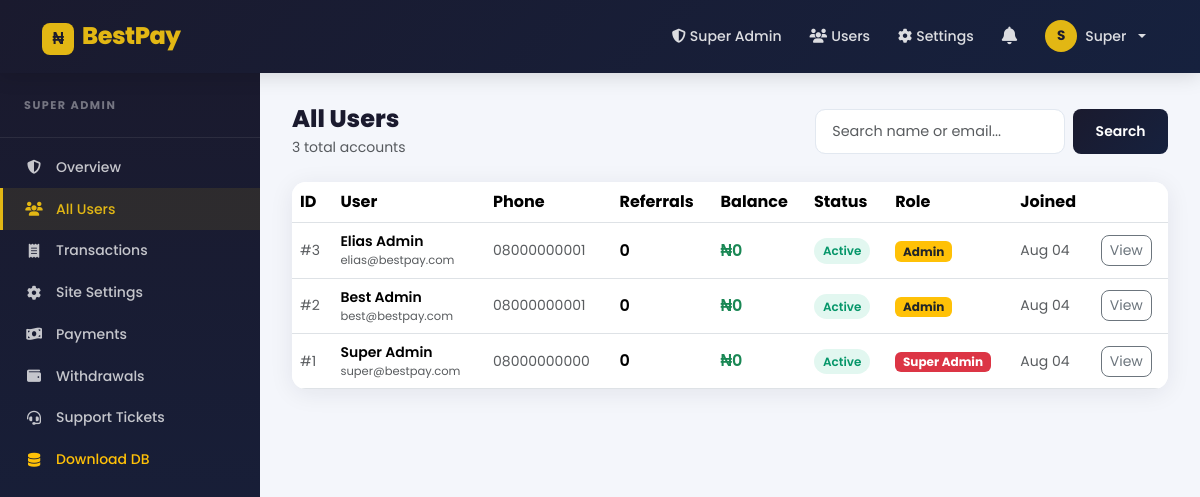
The page /super/users (signed in) on the database its author committed.
### app/models.py (models this page shows, shortened)
class User(UserMixin, db.Model):
    __tablename__ = "users"
    id = db.Column(db.Integer, primary_key=True)
    email = db.Column(db.String(150), unique=True, nullable=False)
    display_name = db.Column(db.String(100), nullable=False)
    phone = db.Column(db.String(20), nullable=True)
    password = db.Column(db.String(256), nullable=False)
    referral_code = db.Column(db.String(20), unique=True, nullable=False, default=generate_referral_code)
    referred_by = db.Column(db.String(20), nullable=True)
    balance = db.Column(db.Float, default=0.0)
    referral_count = db.Column(db.Integer, default=0)
    registration_fee_paid = db.Column(db.Boolean, default=False)
    is_approved = db.Column(db.Boolean, default=False)
    payment_submitted = db.Column(db.Boolean, default=False)
    is_admin = db.Column(db.Boolean, default=False)
    is_super_admin = db.Column(db.Boolean, default=False)
    milestone_3_paid = db.Column(db.Boolean, default=False)
    created_at = db.Column(db.DateTime, default=datetime.utcnow)
    transactions = db.relationship("Transaction", foreign_keys="Transaction.user_id", backref="user", lazy=True)
    withdrawals = db.relationship("Withdrawal", foreign_keys="Withdrawal.user_id", backref="user", lazy=True)
    support_tickets = db.relationship("SupportTicket", foreign_keys="SupportTicket.user_id", backref="user", lazy=True)
    notifications = db.relationship("Notification", foreign_keys="Notification.user_id", backref="user", lazy=True)
    def get_unread_notification_count(self):
        return Notification.query.filter_by(user_id=self.id, is_read=False).count()

### app/routes/super_admin.py (the view)
@super_admin_bp.route("/users")
@login_required
@super_admin_required
def users():
    page = request.args.get("page", 1, type=int)
    search = request.args.get("q", "")
    query = User.query
    if search:
        query = query.filter(
            (User.email.ilike(f"%{search}%")) | (User.display_name.ilike(f"%{search}%"))
        )
    users_page = query.order_by(User.created_at.desc()).paginate(page=page, per_page=25)
    return render_template("super_admin/users.html", users=users_page, search=search)

### app/helpers.py (called while the page is built)
def super_admin_required(f):
    @wraps(f)
    def decorated(*args, **kwargs):
        if not current_user.is_authenticated:
            abort(401)
        if not current_user.is_super_admin:
            abort(403)
        return f(*args, **kwargs)
    return decorated

### templates/super_admin/users.html (shortened to what this page needs)
{% extends "super_admin/layout.html" %}
{% block super_admin_content %}
<div class="d-flex align-items-center justify-content-between mb-4 flex-wrap gap-2">
  <div>
    <h4 class="fw-800 mb-1">All Users</h4>
    <p class="text-muted mb-0 small">{{ users.total }} total accounts</p>
  </div>
  <form class="d-flex gap-2" method="GET">
    <input type="text" class="form-control form-control-sm" name="q" value="{{ search }}" placeholder="Search name or email..." style="width:250px">
    <button type="submit" class="btn btn-sm btn-primary rounded-3">Search</button>
  </form>
</div>
<div class="bp-card">
  <div class="table-responsive">
    <table class="table align-middle mb-0">
      <thead>
        <tr><th>ID</th><th>User</th><th>Phone</th><th>Referrals</th><th>Balance</th><th>Status</th><th>Role</th><th>Joined</th><th></th></tr>
      </thead>
      <tbody>
        {% for u in users.items %}
        <tr>
          <td class="text-muted small">#{{ u.id }}</td>
          <td>
            <div class="fw-600 small">{{ u.display_name }}</div>
            <div class="text-muted" style="font-size:0.72rem">{{ u.email }}</div>
          </td>
          <td class="small text-muted">{{ u.phone or '—' }}</td>
          <td class="fw-600">{{ u.referral_count }}</td>
          <td class="fw-600 text-success">₦{{ "{:,.0f}".format(u.balance) }}</td>
          <td>
            {% if u.is_approved %}<span class="badge-status badge-approved">Active</span>
            {% elif u.payment_submitted %}<span class="badge-status badge-pending">Pending Pay</span>
            {% else %}<span class="badge-status badge-closed">Inactive</span>{% endif %}
          </td>
          <td>
            {% if u.is_super_admin %}<span class="badge bg-danger">Super Admin</span>
            {% elif u.is_admin %}<span class="badge bg-warning text-dark">Admin</span>
            {% else %}<span class="badge bg-secondary-subtle text-secondary">User</span>{% endif %}
          </td>
          <td class="small text-muted">{{ u.created_at.strftime('%b %d') }}</td>
          <td>
            <a href="{{ url_for('super_admin.user_detail', user_id=u.id) }}" class="btn btn-sm btn-outline-secondary rounded-3">View</a>
          </td>
        </tr>
        {% endfor %}
      </tbody>
    </table>
  </div>
</div>
{% endblock %}

### templates/base.html (shortened to what this page needs)
<!DOCTYPE html>
<html lang="en">
<head>
  <link href="https://cdn.jsdelivr.net/npm/bootstrap@5.3.3/dist/css/bootstrap.min.css" rel="stylesheet" />
  <link rel="stylesheet" href="https://cdnjs.cloudflare.com/ajax/libs/font-awesome/6.5.2/css/all.min.css" />
  <link rel="stylesheet" href="{{ url_for('static', filename='css/style.css') }}" />
</head>
<body>
<nav class="navbar navbar-expand-lg navbar-dark bp-navbar sticky-top">
  <div class="container">
    <a class="navbar-brand fw-800" href="{{ url_for('main.index') }}">
      <span class="brand-icon">₦</span> BestPay
    </a>
    <div class="collapse navbar-collapse" id="navMain">
      <ul class="navbar-nav ms-auto align-items-lg-center gap-lg-1">
        {% if current_user.is_authenticated %}
          {% if current_user.is_super_admin %}
            <li class="nav-item"><a class="nav-link" href="{{ url_for('super_admin.index') }}"><i class="fa fa-shield-halved me-1"></i>Super Admin</a></li>
            <li class="nav-item"><a class="nav-link" href="{{ url_for('super_admin.users') }}"><i class="fa fa-users me-1"></i>Users</a></li>
            <li class="nav-item"><a class="nav-link" href="{{ url_for('super_admin.settings') }}"><i class="fa fa-gear me-1"></i>Settings</a></li>
          {% endif %}
          {% set unread_count = current_user.get_unread_notification_count() %}
          <li class="nav-item dropdown">
            <a class="nav-link position-relative" href="#" role="button" data-bs-toggle="dropdown" id="notifDropdown">
            </a>
              {% set recent_notifs = current_user.notifications | sort(attribute='created_at', reverse=True) %}
          </li>
          <li class="nav-item dropdown">
            <a class="nav-link dropdown-toggle d-flex align-items-center gap-2" href="#" role="button" data-bs-toggle="dropdown">
              <span class="avatar-sm">{{ current_user.display_name[0].upper() }}</span>
              <span class="d-none d-lg-inline">{{ current_user.display_name.split()[0] }}</span>
            </a>
          </li>
        {% else %}
          <li class="nav-item"><a class="nav-link" href="{{ url_for('auth.login') }}">Log In</a></li>
          <li class="nav-item"><a class="btn btn-gold ms-2" href="{{ url_for('auth.signup') }}">Get Started</a></li>
        {% endif %}
      </ul>
    </div>
  </div>
</nav>
<main class="{% block main_class %}{% endblock %}">
  {% block content %}{% endblock %}
</main>
</body>
</html>

### static/css/style.css (style rules this page uses)
:root { --navy: #1a1a2e; --dark: #16213e; --gold: #e2b714; --gold2: #f0ca3b; --bg: #f4f6fb; --white: #ffffff; --text: #2d3142; --muted: #6b7280; --border: #e2e8f0; --card-shadow: 0 4px 24px rgba(26,26,46,0.08); --card-shadow-hover: 0 8px 40px rgba(26,26,46,0.15); --radius: 14px; --transition: all 0.25s cubic-bezier(0.4,0,0.2,1); }
*, *::before, *::after { box-sizing: border-box; }
body { font-family: 'Poppins', sans-serif; background: var(--bg); color: var(--text); min-height: 100vh; display: flex; flex-direction: column; }
h1,h2,h3,h4,h5,h6 { font-weight: 700; color: var(--navy); }
a { transition: var(--transition); }
.fw-600 { font-weight: 600; }
.fw-800 { font-weight: 800; }
.bp-navbar { background: linear-gradient(135deg, var(--navy) 0%, var(--dark) 100%); padding: 0.8rem 0; box-shadow: 0 2px 20px rgba(0,0,0,0.15); }
.bp-navbar .navbar-brand { font-size: 1.5rem; font-weight: 800; color: var(--gold) !important; letter-spacing: -0.5px; }
.brand-icon { display: inline-flex; align-items: center; justify-content: center; width: 32px; height: 32px; background: var(--gold); color: var(--navy); border-radius: 8px; font-weight: 800; font-size: 1rem; margin-right: 4px; }
.bp-navbar .nav-link { color: rgba(255,255,255,0.85) !important; font-weight: 500; font-size: 0.88rem; padding: 0.45rem 0.75rem !important; border-radius: 8px; }
.avatar-sm { display: inline-flex; align-items: center; justify-content: center; width: 32px; height: 32px; background: var(--gold); color: var(--navy); border-radius: 50%; font-weight: 700; font-size: 0.85rem; }
.bp-card { background: var(--white); border-radius: var(--radius); box-shadow: var(--card-shadow); border: none; transition: var(--transition); overflow: hidden; }
.btn-primary { background: linear-gradient(135deg, var(--navy) 0%, var(--dark) 100%); border: none; border-radius: 10px; font-weight: 600; padding: 0.6rem 1.4rem; transition: var(--transition); }
.form-control, .form-select { border-radius: 10px; border: 1.5px solid var(--border); padding: 0.65rem 1rem; font-size: 0.9rem; transition: var(--transition); }
.badge-status { padding: 0.35em 0.75em; border-radius: 20px; font-size: 0.75rem; font-weight: 600; }
.badge-approved { background: rgba(16,185,129,0.12); color: #059669; }

### rows shown on the page
User: display_name "S", display_name "Super", id "1", display_name "Super Admin", email "super@bestpay.com", phone "08000000000", referral_count "0", balance "0", is_approved "Active", is_super_admin "Super Admin", created_at "Aug 04"
User: id "3", display_name "Elias Admin", email "elias@bestpay.com", phone "08000000001", referral_count "0", balance "0", is_approved "Active", is_super_admin "Admin", created_at "Aug 04"
User: id "2", display_name "Best Admin", email "best@bestpay.com", phone "08000000001", referral_count "0", balance "0", is_approved "Active", is_super_admin "Admin", created_at "Aug 04"

### other values the page prints
{{ users.total }} "3"
